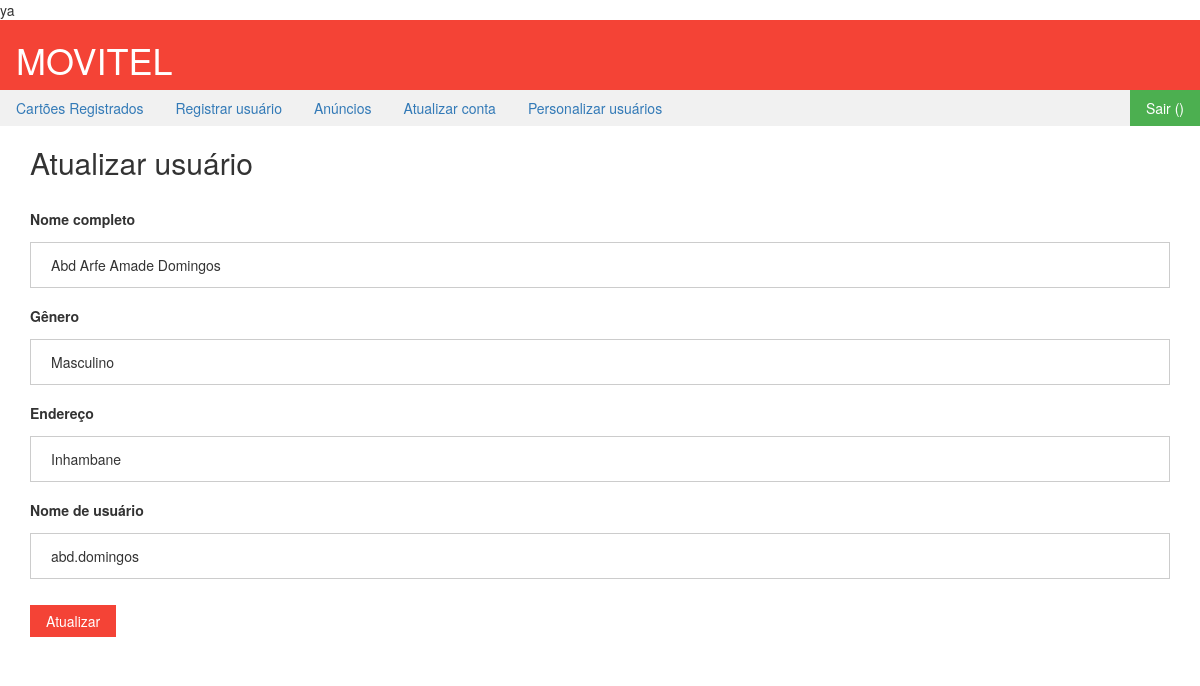
The app's page /atualizar_usuario.php?id=12953 with its own data.
### tables this page shows
CREATE TABLE `usuarios` (
  `usuarioid` int(22) NOT NULL,
  `nomecompleto` varchar(255) NOT NULL,
  `email` varchar(100) DEFAULT NULL,
  `genero` varchar(255) NOT NULL,
  `endereco` varchar(255) NOT NULL,
  `usuario` varchar(255) NOT NULL,
  `senha` varchar(255) NOT NULL DEFAULT '123456',
  `cargo` varchar(255) NOT NULL
);

### atualizar_usuario.php (the view, shortened to what this page needs)
<?php
$current = $_SESSION['usuario'];
include 'conf_bd.php';
$cid = $_GET['id'];
$sql = "SELECT * FROM usuarios where usuarioid = '$cid'";
$result = $conn->query($sql);
if ($result->num_rows > 0) {
    while($row = $result->fetch_assoc()) {
        $nomecompleto = $row['nomecompleto'];
        $genero = $row['genero'];
        $endereco = $row['endereco'];
        $usuario = $row['usuario'];
    }
} else {
    echo "Sem resultados";
}
?>
<!DOCTYPE html>
<html>
<link rel="stylesheet" href="style/w3.css">
<link rel="stylesheet" href="style/bootstrap.min.css">
<body>
<div class="w3-container w3-red">
  <h1>MOVITEL</h1>
</div>
  <ul class="w3-navbar w3-light-grey">
        <li><a href="administrador.php">Cartões Registrados</a></li>
    <li><a href="novousuario.php">Registrar usuário</a></li>
    <li><a href="anuncios.php">Anúncios</a></li>
    <li><a href="minhaconta.php">Atualizar conta</a></li>
    <li><a href="usuarios.php">Personalizar usuários</a></li>
<li class="w3-right"><a class="w3-green" href="sair.php">Sair (<?php echo"$current"; ?>)</a></li>
  </ul>
  <div class="container">
<h2>Atualizar usuário</h2>
<form action="atualizar1.php" method="POST">
<br>
  <p>
  <label>Nome completo</label>
  <input  name="nomecompleto" type="text"  placeholder="Nome completo" value="<?php echo"$nomecompleto"; ?>"required></p>
    <label><b>Gênero</b></label>
  <input  name="genero" type="text"  placeholder="Gênero" value="<?php echo"$genero"; ?>"required></p>
    <label><b>Endereço</b></label>
  <input  name="endereco" type="text"  placeholder="Endereço" value="<?php echo"$endereco"; ?>"required></p>
       <label><b>Nome de usuário</b></label>
  <input  name="usuario" type="text"  placeholder="Nome de usuário" value="<?php echo"$usuario"; ?>"required></p>
    <button type="submit" class="w3-btn w3-red">Atualizar</button>
</form>

### style/w3.css (style rules this page uses)
*,*:before,*:after { box-sizing:inherit }
html { -ms-text-size-adjust:100%;-webkit-text-size-adjust:100% }
body { margin:0 }
a { background-color:transparent;-webkit-text-decoration-skip:objects }
button,input,select,textarea { font:inherit;margin:0 }
button,input { overflow:visible }
button,select { text-transform:none }
button,html [type=button],[type=reset],[type=submit] { -webkit-appearance:button }
html,body { font-family:Verdana,sans-serif;font-size:15px;line-height:1.5 }
html { overflow-x:hidden }
h1,h2,h3,h4,h5,h6,.w3-slim,.w3-wide { font-family:"Segoe UI",Arial,sans-serif }
h1 { font-size:36px }
h2 { font-size:30px }
h1,h2,h3,h4,h5,h6 { font-weight:400;margin:10px 0 }
a { color:inherit }
.w3-btn,.w3-btn-block { border:none;display:inline-block;outline:0;padding:6px 16px;vertical-align:middle;overflow:hidden;text-decoration:none!important;color:#fff;background-color:#000;text-align:center;cursor:pointer;white-space:nowrap }
.w3-btn,.w3-btn-floating,.w3-btn-floating-large,.w3-closenav,.w3-opennav { -webkit-touch-callout:none;-webkit-user-select:none;-khtml-user-select:none;-moz-user-select:none;-ms-user-select:none;user-select:none }
.w3-navbar { list-style-type:none;margin:0;padding:0;overflow:hidden }
.w3-navbar li { float:left }
.w3-navbar li a,.w3-navitem { display:block;padding:8px 16px }
.w3-navbar a,.w3-topnav a,.w3-sidenav a,.w3-dropdown-content a,.w3-accordion-content a,.w3-dropnav a { text-decoration:none!important }
.w3-btn,.w3-btn-floating,.w3-dropnav a,.w3-btn-floating-large,.w3-btn-block,.w3-hover-shadow,.w3-hover-opacity,.w3-hover-opacity-off, .w3-navbar a,.w3-sidenav a,.w3-pagination li a,.w3-hoverable tbody tr,.w3-hoverable li,.w3-accordion-content a,.w3-dropdown-content a,.w3-dropdown-click:hover,.w3-dropdown-hover:hover,.w3-opennav,.w3-closenav,.w3-closebtn, .w3-hover-amber,.w3-hover-aqua,.w3-hover-blue,.w3-hover-light-blue,.w3-hover-brown,.w3-hover-cyan,.w3-hover-blue-grey,.w3-hover-green,.w3-hover-light-green,.w3-hover-indigo,.w3-hover-khaki,.w3-hover-lime,.w3-hover-orange,.w3-hover-deep-orange,.w3-hover-pink, .w3-hover-purple,.w3-hover-deep-purple,.w3-hover-red,.w3-hover-sand,.w3-hover-teal,.w3-hover-yellow,.w3-hover-white,.w3-hover-black,.w3-hover-grey,.w3-hover-light-grey,.w3-hover-dark-grey,.w3-hover-text-amber,.w3-hover-text-aqua,.w3-hover-text-blue,.w3-hover-text-light-blue, .w3-hover-text-brown,.w3-hover-text-cyan,.w3-hover-text-blue-grey,.w3-hover-text-green,.w3-hover-text-light-green,.w3-hover-text-indigo,.w3-hover-text-khaki,.w3-hover-text-lime,.w3-hover-text-orange,.w3-hover-text-deep-orange,.w3-hover-text-pink,.w3-hover-text-purple, .w3-hover-text-deep-purple,.w3-hover-text-red,.w3-hover-text-sand,.w3-hover-text-teal,.w3-hover-text-yellow,.w3-hover-text-white,.w3-hover-text-black,.w3-hover-text-grey,.w3-hover-text-light-grey,.w3-hover-text-dark-grey { -webkit-transition:background-color .3s,color .15s,box-shadow .3s,opacity 0.3s;transition:background-color .3s,color .15s,box-shadow .3s,opacity 0.3s }
.w3-container:after,.w3-panel:after,.w3-row:after,.w3-row-padding:after,.w3-topnav:after,.w3-clear:after,.w3-btn-group:before,.w3-btn-group:after,.w3-btn-bar:before,.w3-btn-bar:after { content:"";display:table;clear:both }
.w3-right { float:right!important }
.w3-container { padding:0.01em 16px }
.w3-green,.w3-hover-green:hover { color:#fff!important;background-color:#4CAF50!important }
.w3-red,.w3-hover-red:hover { color:#fff!important;background-color:#f44336!important }
.w3-light-grey,.w3-hover-light-grey:hover { color:#000!important;background-color:#f1f1f1!important }

### atualizar_usuario.php (style rules this page uses)
input[type=text], input[type=password] { width: 100%; padding: 12px 20px; margin: 8px 0; display: inline-block; border: 1px solid #ccc; box-sizing: border-box; }
button { background-color: #4CAF50; color: white; padding: 14px 20px; margin: 8px 0; border: none; cursor: pointer; }

### records on screen
usuarios: nomecompleto "Abd Arfe Amade Domingos", genero "Masculino", endereco "Inhambane", usuario "abd.domingos"
